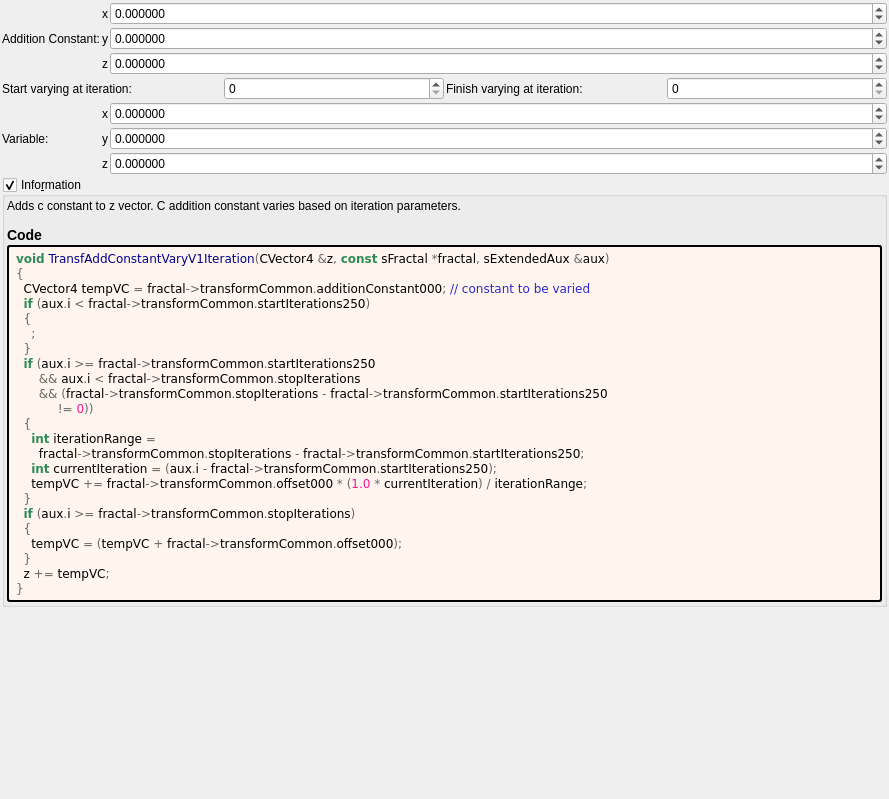
<?xml version="1.0" encoding="UTF-8"?>
<ui version="4.0">
 <class>transf_add_constant_vary_v1</class>
 <widget class="QWidget" name="Form">
  <property name="geometry">
   <rect>
    <x>0</x>
    <y>0</y>
    <width>889</width>
    <height>799</height>
   </rect>
  </property>
  <property name="windowTitle">
   <string notr="true">transf_add_constant_vary_v1</string>
  </property>
  <layout class="QVBoxLayout" name="verticalLayout">
   <property name="spacing">
    <number>2</number>
   </property>
   <property name="leftMargin">
    <number>2</number>
   </property>
   <property name="topMargin">
    <number>2</number>
   </property>
   <property name="rightMargin">
    <number>2</number>
   </property>
   <property name="bottomMargin">
    <number>2</number>
   </property>
   <item>
    <layout class="QGridLayout" name="gridLayout_44" columnstretch="0,0,1">
     <property name="spacing">
      <number>2</number>
     </property>
     <item row="4" column="1">
      <widget class="QLabel" name="label_167">
       <property name="text">
        <string notr="true">x</string>
       </property>
      </widget>
     </item>
     <item row="6" column="1">
      <widget class="QLabel" name="label_161">
       <property name="text">
        <string notr="true">z</string>
       </property>
      </widget>
     </item>
     <item row="2" column="2">
      <widget class="MyDoubleSpinBox" name="spinbox3_transf_addition_constant_z">
       <property name="sizePolicy">
        <sizepolicy hsizetype="Minimum" vsizetype="Maximum">
         <horstretch>0</horstretch>
         <verstretch>0</verstretch>
        </sizepolicy>
       </property>
       <property name="prefix">
        <string/>
       </property>
       <property name="suffix">
        <string/>
       </property>
       <property name="decimals">
        <number>6</number>
       </property>
       <property name="minimum">
        <double>-99.989999999999995</double>
       </property>
       <property name="maximum">
        <double>99.989999999999995</double>
       </property>
       <property name="singleStep">
        <double>0.100000000000000</double>
       </property>
      </widget>
     </item>
     <item row="5" column="2">
      <widget class="MyDoubleSpinBox" name="spinbox3_transf_offset_000_y">
       <property name="sizePolicy">
        <sizepolicy hsizetype="Minimum" vsizetype="Maximum">
         <horstretch>0</horstretch>
         <verstretch>0</verstretch>
        </sizepolicy>
       </property>
       <property name="prefix">
        <string/>
       </property>
       <property name="suffix">
        <string/>
       </property>
       <property name="decimals">
        <number>6</number>
       </property>
       <property name="minimum">
        <double>-99.989999999999995</double>
       </property>
       <property name="maximum">
        <double>99.989999999999995</double>
       </property>
       <property name="singleStep">
        <double>0.100000000000000</double>
       </property>
      </widget>
     </item>
     <item row="1" column="1">
      <widget class="QLabel" name="label_162">
       <property name="text">
        <string notr="true">y</string>
       </property>
      </widget>
     </item>
     <item row="0" column="1">
      <widget class="QLabel" name="label_160">
       <property name="text">
        <string notr="true">x</string>
       </property>
      </widget>
     </item>
     <item row="0" column="2">
      <widget class="MyDoubleSpinBox" name="spinbox3_transf_addition_constant_x">
       <property name="sizePolicy">
        <sizepolicy hsizetype="Minimum" vsizetype="Maximum">
         <horstretch>0</horstretch>
         <verstretch>0</verstretch>
        </sizepolicy>
       </property>
       <property name="prefix">
        <string/>
       </property>
       <property name="suffix">
        <string/>
       </property>
       <property name="decimals">
        <number>6</number>
       </property>
       <property name="minimum">
        <double>-99.989999999999995</double>
       </property>
       <property name="maximum">
        <double>99.989999999999995</double>
       </property>
       <property name="singleStep">
        <double>0.100000000000000</double>
       </property>
      </widget>
     </item>
     <item row="2" column="1">
      <widget class="QLabel" name="label_163">
       <property name="text">
        <string notr="true">z</string>
       </property>
      </widget>
     </item>
     <item row="6" column="2">
      <widget class="MyDoubleSpinBox" name="spinbox3_transf_offset_000_z">
       <property name="sizePolicy">
        <sizepolicy hsizetype="Minimum" vsizetype="Maximum">
         <horstretch>0</horstretch>
         <verstretch>0</verstretch>
        </sizepolicy>
       </property>
       <property name="prefix">
        <string/>
       </property>
       <property name="suffix">
        <string/>
       </property>
       <property name="decimals">
        <number>6</number>
       </property>
       <property name="minimum">
        <double>-99.989999999999995</double>
       </property>
       <property name="maximum">
        <double>99.989999999999995</double>
       </property>
       <property name="singleStep">
        <double>0.100000000000000</double>
       </property>
      </widget>
     </item>
     <item row="1" column="2">
      <widget class="MyDoubleSpinBox" name="spinbox3_transf_addition_constant_y">
       <property name="sizePolicy">
        <sizepolicy hsizetype="Minimum" vsizetype="Maximum">
         <horstretch>0</horstretch>
         <verstretch>0</verstretch>
        </sizepolicy>
       </property>
       <property name="prefix">
        <string/>
       </property>
       <property name="suffix">
        <string/>
       </property>
       <property name="decimals">
        <number>6</number>
       </property>
       <property name="minimum">
        <double>-99.989999999999995</double>
       </property>
       <property name="maximum">
        <double>99.989999999999995</double>
       </property>
       <property name="singleStep">
        <double>0.100000000000000</double>
       </property>
      </widget>
     </item>
     <item row="4" column="2">
      <widget class="MyDoubleSpinBox" name="spinbox3_transf_offset_000_x">
       <property name="sizePolicy">
        <sizepolicy hsizetype="Minimum" vsizetype="Maximum">
         <horstretch>0</horstretch>
         <verstretch>0</verstretch>
        </sizepolicy>
       </property>
       <property name="prefix">
        <string/>
       </property>
       <property name="suffix">
        <string/>
       </property>
       <property name="decimals">
        <number>6</number>
       </property>
       <property name="minimum">
        <double>-99.989999999999995</double>
       </property>
       <property name="maximum">
        <double>99.989999999999995</double>
       </property>
       <property name="singleStep">
        <double>0.100000000000000</double>
       </property>
      </widget>
     </item>
     <item row="1" column="0">
      <widget class="QLabel" name="label_164">
       <property name="text">
        <string>Addition Constant:</string>
       </property>
      </widget>
     </item>
     <item row="5" column="1">
      <widget class="QLabel" name="label_165">
       <property name="text">
        <string notr="true">y</string>
       </property>
      </widget>
     </item>
     <item row="3" column="0" colspan="3">
      <layout class="QGridLayout" name="gridLayout_45">
       <item row="0" column="3">
        <widget class="MySpinBox" name="spinboxInt_transf_stop_iterations">
         <property name="sizePolicy">
          <sizepolicy hsizetype="Minimum" vsizetype="Maximum">
           <horstretch>0</horstretch>
           <verstretch>0</verstretch>
          </sizepolicy>
         </property>
         <property name="maximum">
          <number>999</number>
         </property>
        </widget>
       </item>
       <item row="0" column="1">
        <widget class="MySpinBox" name="spinboxInt_transf_start_iterations_250">
         <property name="sizePolicy">
          <sizepolicy hsizetype="Minimum" vsizetype="Maximum">
           <horstretch>0</horstretch>
           <verstretch>0</verstretch>
          </sizepolicy>
         </property>
         <property name="maximum">
          <number>999</number>
         </property>
        </widget>
       </item>
       <item row="0" column="2">
        <widget class="QLabel" name="label_169">
         <property name="text">
          <string>Finish varying at iteration:</string>
         </property>
         <property name="wordWrap">
          <bool>true</bool>
         </property>
        </widget>
       </item>
       <item row="0" column="0">
        <widget class="QLabel" name="label_171">
         <property name="text">
          <string>Start varying at iteration:</string>
         </property>
         <property name="wordWrap">
          <bool>true</bool>
         </property>
        </widget>
       </item>
      </layout>
     </item>
     <item row="5" column="0">
      <widget class="QLabel" name="label_166">
       <property name="text">
        <string>Variable:</string>
       </property>
      </widget>
     </item>
    </layout>
   </item>
   <item>
    <widget class="MyGroupBox" name="groupCheck_info">
     <property name="title">
      <string>Info&amp;rmation</string>
     </property>
     <property name="flat">
      <bool>false</bool>
     </property>
     <property name="checkable">
      <bool>true</bool>
     </property>
     <layout class="QVBoxLayout" name="verticalLayout_2">
      <property name="spacing">
       <number>2</number>
      </property>
      <property name="leftMargin">
       <number>2</number>
      </property>
      <property name="topMargin">
       <number>2</number>
      </property>
      <property name="rightMargin">
       <number>2</number>
      </property>
      <property name="bottomMargin">
       <number>2</number>
      </property>
      <item>
       <widget class="QLabel" name="label_information_general">
        <property name="text">
         <string notr="true">&lt;p&gt;Adds c constant to z vector. C addition constant varies based on iteration parameters.&lt;/p&gt;&lt;table&gt;
&lt;/table&gt;
&lt;h3&gt;Code&lt;/h3&gt;</string>
        </property>
        <property name="wordWrap">
         <bool>true</bool>
        </property>
        <property name="openExternalLinks">
         <bool>true</bool>
        </property>
        <property name="textInteractionFlags">
         <set>Qt::LinksAccessibleByMouse|Qt::TextSelectableByMouse</set>
        </property>
       </widget>
      </item>
      <item>
       <widget class="QLabel" name="label_code_content">
        <property name="styleSheet">
         <string notr="true">border-style: outset; border-width: 2px; border-radius: 3px; border-color: black; background-color: #fff5ee; padding: 4px;</string>
        </property>
        <property name="text">
         <string notr="true">&lt;body style=&quot;background-color:#fff5ee&quot;&gt;
&lt;pre style=&quot;color:#000000; background-color:#fff5ee;  font-family:'Courier New',monospace;&quot;&gt;&lt;span style=&quot;color:#2e8b57; font-weight:bold&quot;&gt;void&lt;/span&gt; &lt;span style=&quot;color:#00008f&quot;&gt;TransfAddConstantVaryV1Iteration&lt;/span&gt;&lt;span style=&quot;color:#676767&quot;&gt;(&lt;/span&gt;CVector4 &lt;span style=&quot;color:#676767&quot;&gt;&amp;amp;&lt;/span&gt;z&lt;span style=&quot;color:#676767&quot;&gt;,&lt;/span&gt; &lt;span style=&quot;color:#2e8b57; font-weight:bold&quot;&gt;const&lt;/span&gt; sFractal &lt;span style=&quot;color:#676767&quot;&gt;*&lt;/span&gt;fractal&lt;span style=&quot;color:#676767&quot;&gt;,&lt;/span&gt; sExtendedAux &lt;span style=&quot;color:#676767&quot;&gt;&amp;amp;&lt;/span&gt;aux&lt;span style=&quot;color:#676767&quot;&gt;)&lt;/span&gt;
&lt;span style=&quot;color:#676767&quot;&gt;{&lt;/span&gt;
  CVector4 tempVC &lt;span style=&quot;color:#676767&quot;&gt;=&lt;/span&gt; fractal&lt;span style=&quot;color:#676767&quot;&gt;-&amp;gt;&lt;/span&gt;transformCommon&lt;span style=&quot;color:#676767&quot;&gt;.&lt;/span&gt;additionConstant000&lt;span style=&quot;color:#676767&quot;&gt;;&lt;/span&gt; &lt;span style=&quot;color:#2929cc&quot;&gt;// constant to be varied&lt;/span&gt;
  &lt;span style=&quot;color:#2e8b57; font-weight:bold&quot;&gt;if&lt;/span&gt; &lt;span style=&quot;color:#676767&quot;&gt;(&lt;/span&gt;aux&lt;span style=&quot;color:#676767&quot;&gt;.&lt;/span&gt;i &lt;span style=&quot;color:#676767&quot;&gt;&amp;lt;&lt;/span&gt; fractal&lt;span style=&quot;color:#676767&quot;&gt;-&amp;gt;&lt;/span&gt;transformCommon&lt;span style=&quot;color:#676767&quot;&gt;.&lt;/span&gt;startIterations250&lt;span style=&quot;color:#676767&quot;&gt;)&lt;/span&gt;
  &lt;span style=&quot;color:#676767&quot;&gt;{&lt;/span&gt;
    &lt;span style=&quot;color:#676767&quot;&gt;;&lt;/span&gt;
  &lt;span style=&quot;color:#676767&quot;&gt;}&lt;/span&gt;
  &lt;span style=&quot;color:#2e8b57; font-weight:bold&quot;&gt;if&lt;/span&gt; &lt;span style=&quot;color:#676767&quot;&gt;(&lt;/span&gt;aux&lt;span style=&quot;color:#676767&quot;&gt;.&lt;/span&gt;i &lt;span style=&quot;color:#676767&quot;&gt;&amp;gt;=&lt;/span&gt; fractal&lt;span style=&quot;color:#676767&quot;&gt;-&amp;gt;&lt;/span&gt;transformCommon&lt;span style=&quot;color:#676767&quot;&gt;.&lt;/span&gt;startIterations250
      &lt;span style=&quot;color:#676767&quot;&gt;&amp;amp;&amp;amp;&lt;/span&gt; aux&lt;span style=&quot;color:#676767&quot;&gt;.&lt;/span&gt;i &lt;span style=&quot;color:#676767&quot;&gt;&amp;lt;&lt;/span&gt; fractal&lt;span style=&quot;color:#676767&quot;&gt;-&amp;gt;&lt;/span&gt;transformCommon&lt;span style=&quot;color:#676767&quot;&gt;.&lt;/span&gt;stopIterations
      &lt;span style=&quot;color:#676767&quot;&gt;&amp;amp;&amp;amp; (&lt;/span&gt;fractal&lt;span style=&quot;color:#676767&quot;&gt;-&amp;gt;&lt;/span&gt;transformCommon&lt;span style=&quot;color:#676767&quot;&gt;.&lt;/span&gt;stopIterations &lt;span style=&quot;color:#676767&quot;&gt;-&lt;/span&gt; fractal&lt;span style=&quot;color:#676767&quot;&gt;-&amp;gt;&lt;/span&gt;transformCommon&lt;span style=&quot;color:#676767&quot;&gt;.&lt;/span&gt;startIterations250
           &lt;span style=&quot;color:#676767&quot;&gt;!=&lt;/span&gt; &lt;span style=&quot;color:#ff1493&quot;&gt;0&lt;/span&gt;&lt;span style=&quot;color:#676767&quot;&gt;))&lt;/span&gt;
  &lt;span style=&quot;color:#676767&quot;&gt;{&lt;/span&gt;
    &lt;span style=&quot;color:#2e8b57; font-weight:bold&quot;&gt;int&lt;/span&gt; iterationRange &lt;span style=&quot;color:#676767&quot;&gt;=&lt;/span&gt;
      fractal&lt;span style=&quot;color:#676767&quot;&gt;-&amp;gt;&lt;/span&gt;transformCommon&lt;span style=&quot;color:#676767&quot;&gt;.&lt;/span&gt;stopIterations &lt;span style=&quot;color:#676767&quot;&gt;-&lt;/span&gt; fractal&lt;span style=&quot;color:#676767&quot;&gt;-&amp;gt;&lt;/span&gt;transformCommon&lt;span style=&quot;color:#676767&quot;&gt;.&lt;/span&gt;startIterations250&lt;span style=&quot;color:#676767&quot;&gt;;&lt;/span&gt;
    &lt;span style=&quot;color:#2e8b57; font-weight:bold&quot;&gt;int&lt;/span&gt; currentIteration &lt;span style=&quot;color:#676767&quot;&gt;= (&lt;/span&gt;aux&lt;span style=&quot;color:#676767&quot;&gt;.&lt;/span&gt;i &lt;span style=&quot;color:#676767&quot;&gt;-&lt;/span&gt; fractal&lt;span style=&quot;color:#676767&quot;&gt;-&amp;gt;&lt;/span&gt;transformCommon&lt;span style=&quot;color:#676767&quot;&gt;.&lt;/span&gt;startIterations250&lt;span style=&quot;color:#676767&quot;&gt;);&lt;/span&gt;
    tempVC &lt;span style=&quot;color:#676767&quot;&gt;+=&lt;/span&gt; fractal&lt;span style=&quot;color:#676767&quot;&gt;-&amp;gt;&lt;/span&gt;transformCommon&lt;span style=&quot;color:#676767&quot;&gt;.&lt;/span&gt;offset000 &lt;span style=&quot;color:#676767&quot;&gt;* (&lt;/span&gt;&lt;span style=&quot;color:#ff1493&quot;&gt;1.0&lt;/span&gt; &lt;span style=&quot;color:#676767&quot;&gt;*&lt;/span&gt; currentIteration&lt;span style=&quot;color:#676767&quot;&gt;) /&lt;/span&gt; iterationRange&lt;span style=&quot;color:#676767&quot;&gt;;&lt;/span&gt;
  &lt;span style=&quot;color:#676767&quot;&gt;}&lt;/span&gt;
  &lt;span style=&quot;color:#2e8b57; font-weight:bold&quot;&gt;if&lt;/span&gt; &lt;span style=&quot;color:#676767&quot;&gt;(&lt;/span&gt;aux&lt;span style=&quot;color:#676767&quot;&gt;.&lt;/span&gt;i &lt;span style=&quot;color:#676767&quot;&gt;&amp;gt;=&lt;/span&gt; fractal&lt;span style=&quot;color:#676767&quot;&gt;-&amp;gt;&lt;/span&gt;transformCommon&lt;span style=&quot;color:#676767&quot;&gt;.&lt;/span&gt;stopIterations&lt;span style=&quot;color:#676767&quot;&gt;)&lt;/span&gt;
  &lt;span style=&quot;color:#676767&quot;&gt;{&lt;/span&gt;
    tempVC &lt;span style=&quot;color:#676767&quot;&gt;= (&lt;/span&gt;tempVC &lt;span style=&quot;color:#676767&quot;&gt;+&lt;/span&gt; fractal&lt;span style=&quot;color:#676767&quot;&gt;-&amp;gt;&lt;/span&gt;transformCommon&lt;span style=&quot;color:#676767&quot;&gt;.&lt;/span&gt;offset000&lt;span style=&quot;color:#676767&quot;&gt;);&lt;/span&gt;
  &lt;span style=&quot;color:#676767&quot;&gt;}&lt;/span&gt;
  z &lt;span style=&quot;color:#676767&quot;&gt;+=&lt;/span&gt; tempVC&lt;span style=&quot;color:#676767&quot;&gt;;&lt;/span&gt;
&lt;span style=&quot;color:#676767&quot;&gt;}&lt;/span&gt;
&lt;/pre&gt;
&lt;/body&gt;</string>
        </property>
        <property name="wordWrap">
         <bool>true</bool>
        </property>
        <property name="openExternalLinks">
         <bool>true</bool>
        </property>
        <property name="textInteractionFlags">
         <set>Qt::LinksAccessibleByMouse|Qt::TextSelectableByMouse</set>
        </property>
       </widget>
      </item>
     </layout>
    </widget>
   </item>
   <item>
    <spacer name="verticalSpacer">
     <property name="orientation">
      <enum>Qt::Vertical</enum>
     </property>
     <property name="sizeHint" stdset="0">
      <size>
       <width>20</width>
       <height>40</height>
      </size>
     </property>
    </spacer>
   </item>
  </layout>
 </widget>
 <customwidgets>
  <customwidget>
   <class>MyDoubleSpinBox</class>
   <extends>QDoubleSpinBox</extends>
   <header>my_double_spin_box.h</header>
  </customwidget>
  <customwidget>
   <class>MyGroupBox</class>
   <extends>QGroupBox</extends>
   <header>my_group_box.h</header>
   <container>1</container>
  </customwidget>
  <customwidget>
   <class>MySpinBox</class>
   <extends>QSpinBox</extends>
   <header>my_spin_box.h</header>
  </customwidget>
 </customwidgets>
 <tabstops>
  <tabstop>spinbox3_transf_addition_constant_x</tabstop>
  <tabstop>spinbox3_transf_addition_constant_y</tabstop>
  <tabstop>spinbox3_transf_addition_constant_z</tabstop>
  <tabstop>spinboxInt_transf_start_iterations_250</tabstop>
  <tabstop>spinboxInt_transf_stop_iterations</tabstop>
  <tabstop>spinbox3_transf_offset_000_x</tabstop>
  <tabstop>spinbox3_transf_offset_000_y</tabstop>
  <tabstop>spinbox3_transf_offset_000_z</tabstop>
  <tabstop>groupCheck_info</tabstop>
 </tabstops>
 <resources/>
 <connections/>
</ui>
